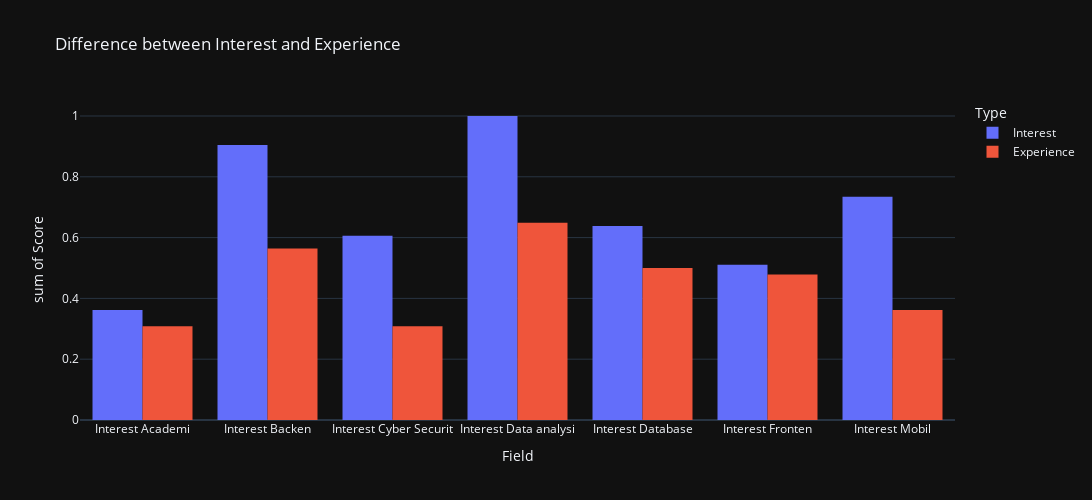

The cell this chart's notebook holds for it:
### Markdown cell above
#### Interest vs. experience

### Code cell
fig = px.histogram(df_int_ex_sum, x="Field", y="Score", color="Type", barmode="group", title="Difference between Interest and Experience")
fig.update_layout(width=1500, height=500)

### Figure 1 — Plotly figure (JSON) as saved in the notebook; plotly's stock layout.template omitted (floating-point values rounded to 4 significant figures)
{"data": [{"alignmentgroup": "True", "bingroup": "x", "histfunc": "sum", "hovertemplate": "Type=Interest<br>Field=%{x}<br>sum of Score=%{y}<extra></extra>", "legendgroup": "Interest", "marker": {"color": "#636efa", "pattern": {"shape": ""}}, "name": "Interest", "offsetgroup": "Interest", "orientation": "v", "showlegend": true, "type": "histogram", "x": ["Interest Academi", "Interest Backen", "Interest Cyber Securit", "Interest Data analysi", "Interest Database", "Interest Fronten", "Interest Mobil"], "xaxis": "x", "y": [0.3617, 0.9043, 0.6064, 1, 0.6383, 0.5106, 0.734], "yaxis": "y"}, {"alignmentgroup": "True", "bingroup": "x", "histfunc": "sum", "hovertemplate": "Type=Experience<br>Field=%{x}<br>sum of Score=%{y}<extra></extra>", "legendgroup": "Experience", "marker": {"color": "#EF553B", "pattern": {"shape": ""}}, "name": "Experience", "offsetgroup": "Experience", "orientation": "v", "showlegend": true, "type": "histogram", "x": ["Interest Academi", "Interest Backen", "Interest Cyber Securit", "Interest Data analysi", "Interest Database", "Interest Fronten", "Interest Mobil"], "xaxis": "x", "y": [0.3085, 0.5638, 0.3085, 0.6489, 0.5, 0.4787, 0.3617], "yaxis": "y"}], "layout": {"barmode": "group", "height": 500, "legend": {"title": {"text": "Type"}, "tracegroupgap": 0}, "title": {"text": "Difference between Interest and Experience"}, "width": 1500, "xaxis": {"anchor": "y", "domain": [0, 1], "title": {"text": "Field"}}, "yaxis": {"anchor": "x", "domain": [0, 1], "title": {"text": "sum of Score"}}}}
